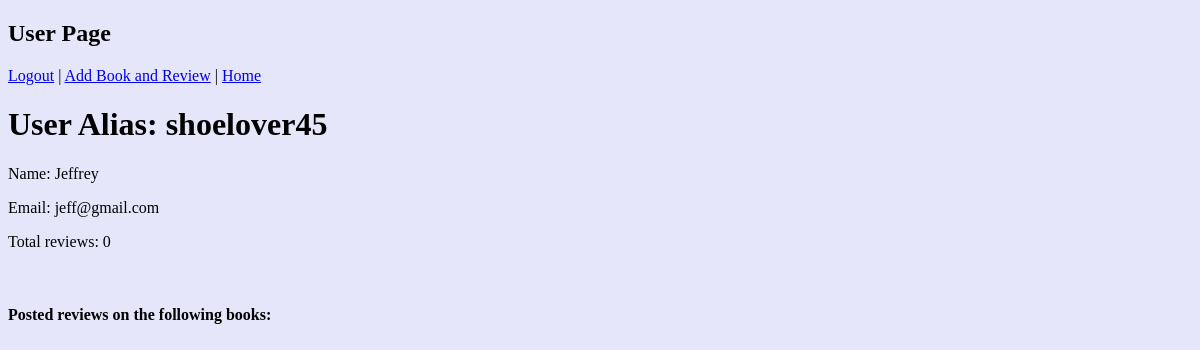
/users/8 (signed in), run on the app's committed database.
### dojo_app/models.py (models this page shows)
class User(models.Model):
    first_name = models.CharField(max_length=255)
    alias = models.CharField(max_length=255)
    email = models.EmailField(max_length=255)
    password = models.CharField(max_length=255)
    updated_at = models.DateTimeField(auto_now=True)
    created_at = models.DateTimeField(auto_now_add = True)
    objects = UserManager()

### dojo_app/views.py (the view)
# urls.py: path('users/<int:id>', views.user), #add parameters
def user(request, id):
    if 'user_id' not in request.session:
        return redirect('/')
    current_user = User.objects.get(id=id)
    all_users= User.objects.all()
    total_reviews = Review.objects.filter(user_id=id).count()
    all_their_reviews = Review.objects.filter(user_id=id)
    context = {
        "current_user" : current_user, #grabs from session rather than database to prevent refreshing into login
        "all_users": all_users,
        "total_reviews": total_reviews,
        "all_their_reviews": all_their_reviews,
        }
    return render(request, "user_page.html", context)

### dojo_app/templates/user_page.html (shortened to what this page needs)
<!DOCTYPE html>
<html lang = "en">
<head>
    {% load static %}
    <link rel="stylesheet" href="{% static 'background-color.css' %}">
</head>
<body>
    <header id="add-header">
        <h2>User Page</h2>
        <a id = "logout-add" href="/logout">Logout</a> | <a id = "logout-add" href="/books/add">Add Book and Review</a> | <a id = "logout-add" href="/books">Home</a>
    </header>
    <div id="all-books-container">
        <div id="current-book">
            <h1>User Alias: {{ current_user.alias }} </h1>
            <p>Name: {{ current_user.first_name }} {{ current_user.last_name }}</p>
            <p>Email: {{ current_user.email }}</p>
            <p>Total reviews: {{ total_reviews }} </p>
            <br>
            <h4>Posted reviews on the following books:</h4>
        </div>
    </div>
    <br><br>
</body>
</html>

### dojo_app/static/background-color.css (style rules this page uses)
body { background-color: lavender; }
#all-books-container { display: flex; }
#current-book { flex: 1; }

### data on the page
User: alias "shoelover45", first_name "Jeffrey", email "jeff@gmail.com"

### other printed values
{{ total_reviews }} "0"
